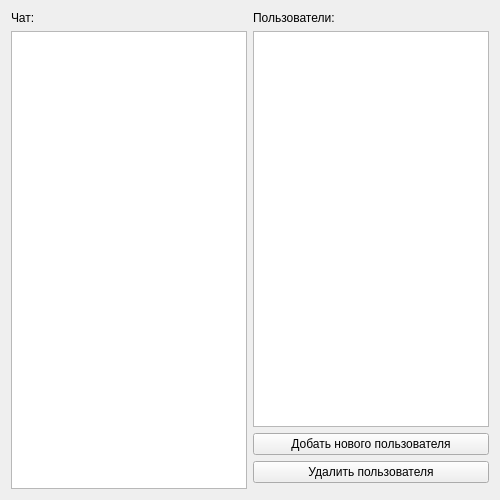
<?xml version="1.0" encoding="UTF-8"?>
<ui version="4.0">
 <class>ServerWindowClass</class>
 <widget class="QMainWindow" name="ServerWindowClass">
  <property name="geometry">
   <rect>
    <x>0</x>
    <y>0</y>
    <width>500</width>
    <height>500</height>
   </rect>
  </property>
  <property name="windowTitle">
   <string>ChatSimulator</string>
  </property>
  <widget class="QWidget" name="centralWidget">
   <layout class="QGridLayout" name="gridLayout">
    <item row="1" column="0" rowspan="4">
     <widget class="QListWidget" name="chatMessageListWidget"/>
    </item>
    <item row="3" column="1">
     <widget class="QPushButton" name="deleteUser">
      <property name="text">
       <string>Удалить пользователя</string>
      </property>
     </widget>
    </item>
    <item row="2" column="1">
     <widget class="QPushButton" name="addUser">
      <property name="text">
       <string>Добать нового пользователя</string>
      </property>
     </widget>
    </item>
    <item row="1" column="1">
     <widget class="QListWidget" name="usersListWidget"/>
    </item>
    <item row="0" column="1">
     <widget class="QLabel" name="usersLabel">
      <property name="text">
       <string>Пользователи:</string>
      </property>
     </widget>
    </item>
    <item row="0" column="0">
     <widget class="QLabel" name="chatLabel">
      <property name="text">
       <string>Чат:</string>
      </property>
     </widget>
    </item>
   </layout>
  </widget>
 </widget>
 <layoutdefault spacing="6" margin="11"/>
 <resources>
  <include location="server_window.qrc"/>
 </resources>
 <connections/>
</ui>
